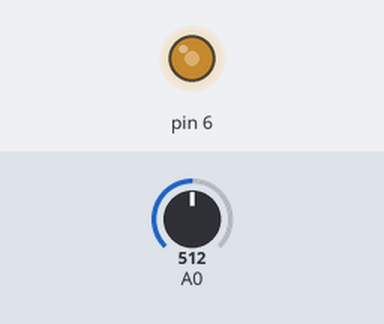
The sketch below on a simulated Arduino Uno, built with avr-gcc and run on an emulated ATmega328P. Parts: output pins drawn as LEDs (lit = HIGH). The inputs (shaded band) are chosen by the test bench; at power-on: A0 = 512.

Above: at 1.2 s.
1.3 s: A0 set to 716
At 1.9 s:
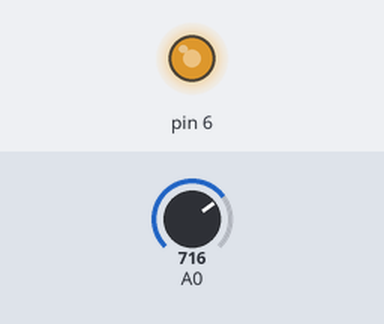
2.8 s: A0 set to 900
At 4.0 s:
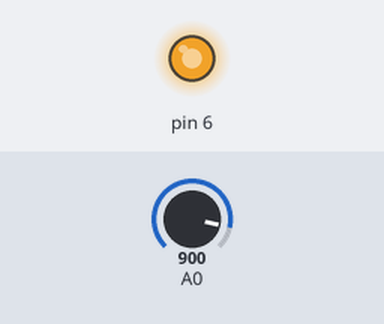
4.3 s: A0 set to 122
At 5.4 s:
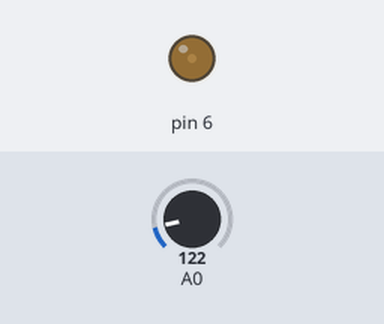
5.8 s: A0 set to 0
At 6.5 s:
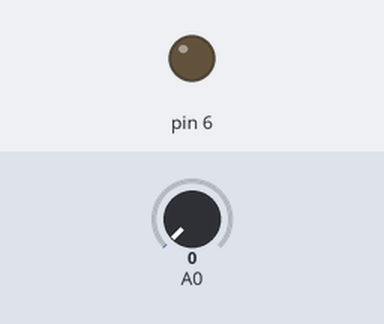
7.3 s: A0 set to 511
At 7.7 s:
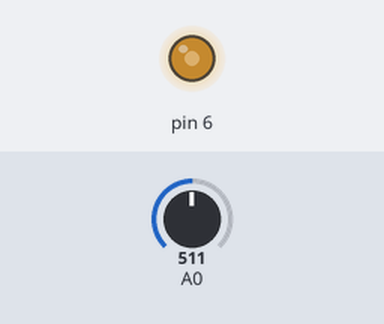
Timing chart, 0 to 9.8 s (numbered marks = the images above; inputs shaded):
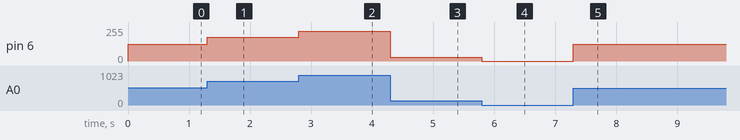

Measured:
- after the input at 1.3 s, pin 6: 127/255 → 178/255 at once
- after the input at 2.8 s, pin 6: 178/255 → 224/255 at once
- after the input at 4.3 s, pin 6: 224/255 → 30/255 at once
- after the input at 5.8 s, pin 6: 30/255 → 0/255 at once
- after the input at 7.3 s, pin 6: 0/255 → 127/255 at once

The sketch:

training10_fade_LED.ino
```cpp
void setup() {
  // put your setup code here, to run once:
  pinMode(6, OUTPUT);
}

void loop() {
  // put your main code here, to run repeatedly:
  /// Analog read daje wartości od 0-1023
  int potValue = analogRead(A0);

  //Konwertuje wartości z jednej funkcji na drugą.
  int mapppedValue = map(potValue, 0, 1023, 0, 255);

  //Analog Write przyjmuje wartości od 0-255
  analogWrite(6, mapppedValue);
}
```
